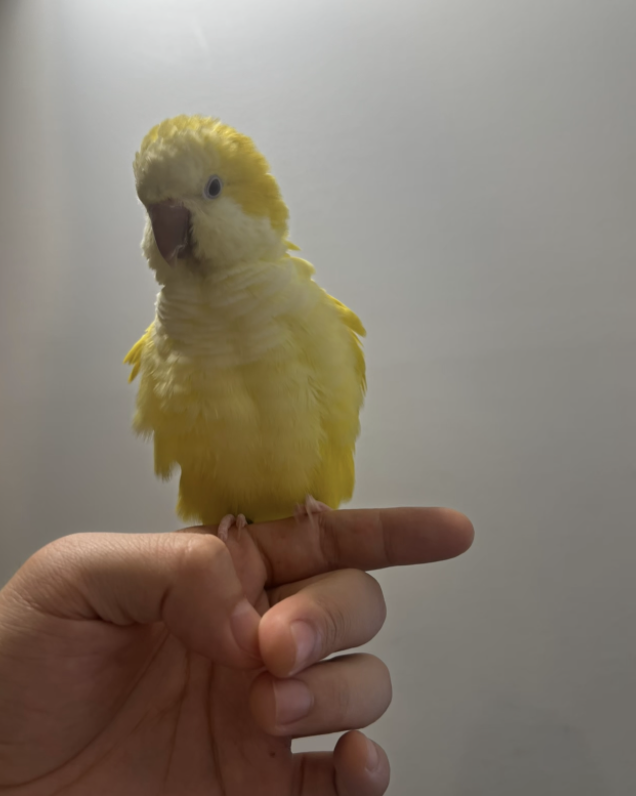
#> input picture assets/ascii/mimi-original.png, 636 x 796 px
$ python generate-ascii-art.py ../assets/ascii/mimi-original.png
#> lines starting #> are read from the running program, lines starting #| are printed output that depends on the picture
#> in main, img is the input picture: PIL image 636x796 RGBA; mean R, G, B, A 134.7, 124.3, 111.5, 255
#!/usr/bin/env python3
"""
Mimi Code - Photo to ANSI Terminal Art Generator
Converts a parrot photo into colored terminal ASCII art at multiple sizes.

Usage:
    python3 generate-ascii-art.py <image_path> [--width 80] [--output-dir ../assets/ascii/]
"""

import sys
import os
import argparse
from PIL import Image, ImageEnhance, ImageFilter

# ─── Character ramps (dark → light) ────────────────────────────────────────
CHARS_DETAILED = " .'`^\",:;Il!i><~+_-?][}{1)(|/tfjrxnuvczXYUJCLQ0OZmwqpdbkhao*#MW&8%B@$"
CHARS_SIMPLE   = " .:-=+*#%@"
CHARS_BLOCK    = " ░▒▓█"

# ─── ANSI color utilities ──────────────────────────────────────────────────

def rgb_to_ansi256(r, g, b):
    """Convert RGB to closest ANSI 256-color code."""
    if r == g == b:
        if r < 8: return 16
        if r > 248: return 231
        return round((r - 8) / 247 * 24) + 232
    return 16 + (36 * round(r / 255 * 5)) + (6 * round(g / 255 * 5)) + round(b / 255 * 5)

def rgb_to_truecolor_fg(r, g, b):
    """ANSI true-color foreground escape."""
    return f"\033[38;2;{r};{g};{b}m"

def rgb_to_truecolor_bg(r, g, b):
    """ANSI true-color background escape."""
    return f"\033[48;2;{r};{g};{b}m"

RESET = "\033[0m"

# ─── Image preprocessing ──────────────────────────────────────────────────

def preprocess_parrot(img, enhance_yellow=True):
    """Enhance the yellow parrot colors for better terminal display."""
#> called with enhance_yellow = True
    img = img.convert("RGB")
#> img: PIL image 636x796 RGB

    # Boost saturation
    enhancer = ImageEnhance.Color(img)
    img = enhancer.enhance(1.6)

    # Boost brightness slightly
    enhancer = ImageEnhance.Brightness(img)
    img = enhancer.enhance(1.2)
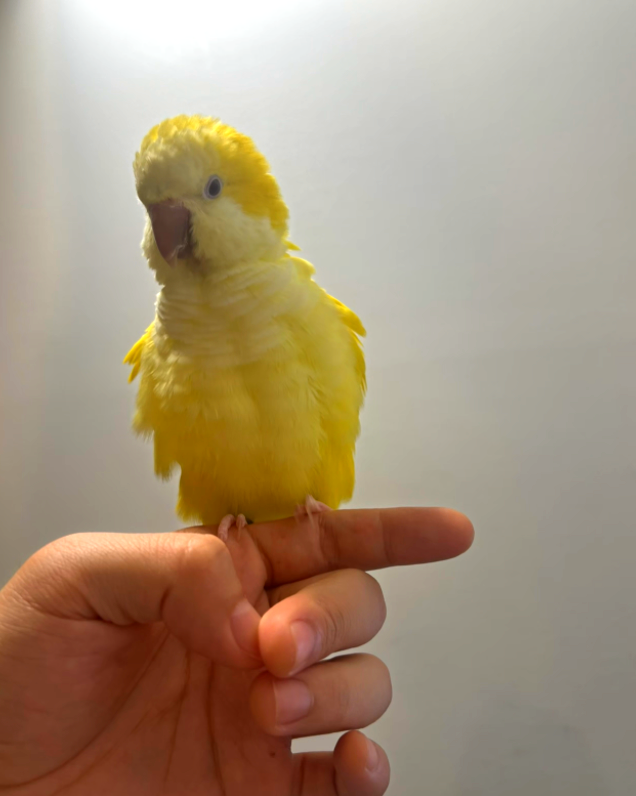
#> img: PIL image 636x796 RGB; mean R, G, B 166.9, 147.2, 122.7

    # Boost contrast
    enhancer = ImageEnhance.Contrast(img)
    img = enhancer.enhance(1.3)
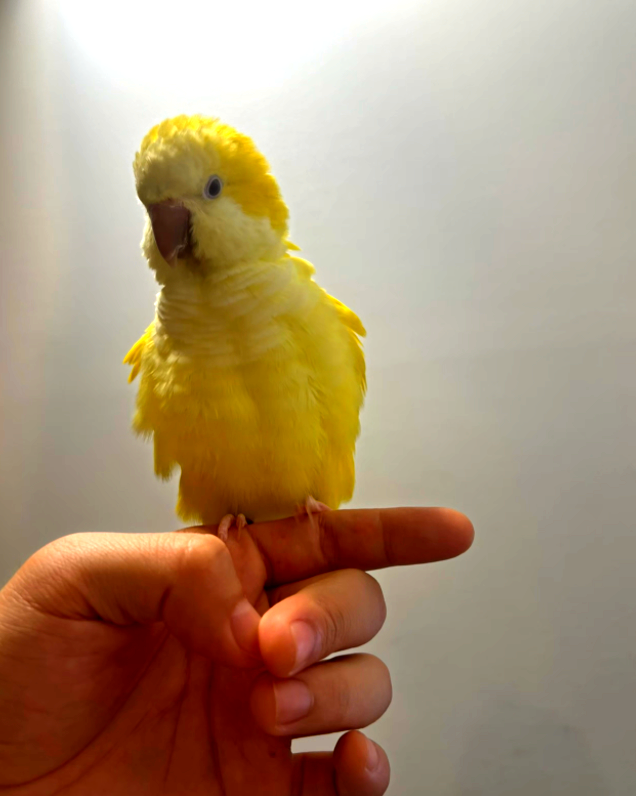
#> img: PIL image 636x796 RGB; mean R, G, B 170.5, 145.2, 117.1

    if enhance_yellow:
        # Shift colors toward golden yellow for the parrot
        pixels = img.load()
        w, h = img.size
#> w = 636; h = 796
        for y in range(h):
            for x in range(w):
                r, g, b = pixels[x, y]
                # Detect yellowish pixels and enhance them
                if r > 80 and g > 60 and b < r * 0.7:
                    # Push toward bright golden yellow
                    r = min(255, int(r * 1.3))
                    g = min(255, int(g * 1.2))
                    b = max(0, int(b * 0.6))
                    pixels[x, y] = (r, g, b)

    return img

def crop_subject(img, padding=0.05):
    """Auto-crop to the main subject (the parrot) with some padding."""
    gray = img.convert("L")
    # Find bounding box of non-background pixels
    # Use edge detection to find the subject
    edges = gray.filter(ImageFilter.FIND_EDGES)
    bbox = edges.getbbox()
    if bbox:
        w, h = img.size
        pad_x = int(w * padding)
        pad_y = int(h * padding)
        x1 = max(0, bbox[0] - pad_x)
        y1 = max(0, bbox[1] - pad_y)
        x2 = min(w, bbox[2] + pad_x)
        y2 = min(h, bbox[3] + pad_y)
        return img.crop((x1, y1, x2, y2))
    return img

# ─── ASCII Art Generators ─────────────────────────────────────────────────

def image_to_colored_ascii(img, width=80, char_ramp=CHARS_DETAILED):
    """Convert image to colored ASCII art with true-color ANSI codes."""
    w_orig, h_orig = img.size
    aspect = h_orig / w_orig
    height = int(width * aspect * 0.45)  # Terminal chars are ~2x tall

    img_resized = img.resize((width, height), Image.Resampling.LANCZOS)

    lines = []
    for y in range(height):
        line = ""
        for x in range(width):
            r, g, b = img_resized.getpixel((x, y))
            brightness = (0.299 * r + 0.587 * g + 0.114 * b) / 255
            char_idx = int(brightness * (len(char_ramp) - 1))
            char = char_ramp[char_idx]
            line += rgb_to_truecolor_fg(r, g, b) + char
        line += RESET
        lines.append(line)

    return "\n".join(lines)

def image_to_block_art(img, width=40):
    """Convert image to half-block (▀▄) art — 2 pixels per character."""
    w_orig, h_orig = img.size
    aspect = h_orig / w_orig
    height = int(width * aspect * 0.9)  # Each char = 2 vertical pixels
    if height % 2 != 0:
        height += 1

    img_resized = img.resize((width, height), Image.Resampling.LANCZOS)

    lines = []
    for y in range(0, height, 2):
        line = ""
        for x in range(width):
            r1, g1, b1 = img_resized.getpixel((x, y))
            if y + 1 < height:
                r2, g2, b2 = img_resized.getpixel((x, y + 1))
            else:
                r2, g2, b2 = 0, 0, 0

            # Upper half = foreground color, lower half = background color
            fg = rgb_to_truecolor_fg(r1, g1, b1)
            bg = rgb_to_truecolor_bg(r2, g2, b2)
            line += fg + bg + "▀"
        line += RESET
        lines.append(line)

    return "\n".join(lines)

def image_to_plain_ascii(img, width=80, char_ramp=CHARS_SIMPLE):
    """Convert image to plain (no color) ASCII art."""
    w_orig, h_orig = img.size
    aspect = h_orig / w_orig
    height = int(width * aspect * 0.45)

    gray = img.convert("L")
    gray = gray.resize((width, height), Image.Resampling.LANCZOS)

    lines = []
    for y in range(height):
        line = ""
        for x in range(width):
            brightness = gray.getpixel((x, y)) / 255
            char_idx = int(brightness * (len(char_ramp) - 1))
            line += char_ramp[char_idx]
        lines.append(line)

    return "\n".join(lines)

# ─── Banner generation ─────────────────────────────────────────────────────

def generate_startup_banner(version="0.1.0"):
    """Hand-crafted small startup banner with ANSI colors."""

    Y = "\033[38;2;255;215;0m"    # Golden yellow
    LY = "\033[38;2;255;245;157m"  # Light yellow (highlights)
    DY = "\033[38;2;204;164;0m"    # Dark yellow (shadows)
    BK = "\033[38;2;40;40;40m"     # Black (eye)
    BR = "\033[38;2;120;80;40m"    # Brown (beak)
    PK = "\033[38;2;220;170;170m"  # Pink (feet)
    GR = "\033[38;2;100;100;100m"  # Gray (text)
    WH = "\033[38;2;255;255;255m"  # White
    CY = "\033[38;2;100;200;200m"  # Cyan (accent)
    R = "\033[0m"

    banner = f"""
{GR}    ╭───────────────────────────────────────╮{R}
{GR}    │{R}  {DY}       ▄▄▄▄▄{R}                          {GR}│{R}
{GR}    │{R}  {Y}     ▄█▓▓▓▓▓█▄{R}                        {GR}│{R}
{GR}    │{R}  {Y}    █▓▓▓▓▓▓▓▓▓█{R}                       {GR}│{R}
{GR}    │{R}  {Y}   █▓▓{BK}◕{Y}▓▓▓▓▓▓▓█{R}                      {GR}│{R}
{GR}    │{R}  {Y}   █▓▓▓{BR}◗{Y}▓▓▓▓▓▓█{R}    {WH}M I M I  C O D E{R}  {GR}│{R}
{GR}    │{R}  {Y}    █▓▓▓▓▓▓▓▓█{R}     {GR}~chirp chirp!~{R}    {GR}│{R}
{GR}    │{R}  {LY}   █▓▓▓▓▓▓▓▓▓▓█{R}                      {GR}│{R}
{GR}    │{R}  {DY}    █▓▓▓▓▓▓▓▓█{R}    {GR}v{version}{R}             {GR}│{R}
{GR}    │{R}  {DY}     ▀█▓▓▓█▀{R}                          {GR}│{R}
{GR}    │{R}  {PK}       ╫╫ ╫╫{R}                          {GR}│{R}
{GR}    │{R}  {GR}      ─┴┴─┴┴─{R}                         {GR}│{R}
{GR}    ╰───────────────────────────────────────╯{R}
"""
    return banner

def generate_minimal_prompt():
    """Ultra-minimal parrot for use in prompts."""
    Y = "\033[38;2;255;215;0m"
    BK = "\033[38;2;40;40;40m"
    BR = "\033[38;2;120;80;40m"
    R = "\033[0m"
    return f"{Y}({BK}◕{Y}▓{BR}◗{Y}){R}"

def generate_thinking_frames():
    """Animated thinking spinner frames."""
    Y = "\033[38;2;255;215;0m"
    BK = "\033[38;2;40;40;40m"
    BR = "\033[38;2;120;80;40m"
    GR = "\033[38;2;150;150;150m"
    R = "\033[0m"

    bird = f"{Y}({BK}◕{Y}▓{BR}◗{Y}){R}"
    frames = [
        f"  {bird} {GR}～{R}",
        f"  {bird} {GR}～～{R}",
        f"  {bird} {GR}～～～{R}",
        f"  {bird} {GR}～～～～{R}",
    ]
    return frames

def generate_error_face():
    """Sad parrot for errors."""
    Y = "\033[38;2;255;215;0m"
    BK = "\033[38;2;40;40;40m"
    BR = "\033[38;2;120;80;40m"
    RD = "\033[38;2;255;80;80m"
    R = "\033[0m"
    return f"  {Y}({BK}◕{Y}﹏{BR}◗{Y}){R}  {RD}oops!{R}"

def generate_success_face():
    """Happy parrot for success."""
    Y = "\033[38;2;255;215;0m"
    BK = "\033[38;2;40;40;40m"
    BR = "\033[38;2;120;80;40m"
    GN = "\033[38;2;80;200;120m"
    R = "\033[0m"
    return f"  {Y}({BK}◕{Y}ᴗ{BR}◗{Y}){R}  {GN}done!{R}"

# ─── Main ──────────────────────────────────────────────────────────────────

def main():
    parser = argparse.ArgumentParser(description="Mimi Code ASCII Art Generator")
    parser.add_argument("image", nargs="?", help="Path to parrot image")
    parser.add_argument("--width", type=int, default=80, help="Width in characters")
    parser.add_argument("--output-dir", default="../assets/ascii/", help="Output directory")
    parser.add_argument("--mode", choices=["all", "banner", "photo"], default="all")
    parser.add_argument("--preview", action="store_true", help="Preview in terminal")
    args = parser.parse_args()

    output_dir = os.path.abspath(args.output_dir)
    os.makedirs(output_dir, exist_ok=True)

    # ── Always generate hand-crafted banners ──
    if args.mode in ("all", "banner"):
        print("🦜 Generating hand-crafted banners...")

        banner = generate_startup_banner()
        with open(os.path.join(output_dir, "banner-startup.ansi"), "w") as f:
            f.write(banner)

        prompt = generate_minimal_prompt()
        with open(os.path.join(output_dir, "prompt-icon.ansi"), "w") as f:
            f.write(prompt)

        frames = generate_thinking_frames()
        with open(os.path.join(output_dir, "spinner-frames.ansi"), "w") as f:
            f.write("\n---\n".join(frames))

        error = generate_error_face()
        with open(os.path.join(output_dir, "face-error.ansi"), "w") as f:
            f.write(error)

        success = generate_success_face()
        with open(os.path.join(output_dir, "face-success.ansi"), "w") as f:
            f.write(success)

        if args.preview:
            print("\n━━━ Startup Banner ━━━")
            print(banner)
            print("━━━ Prompt Icon ━━━")
            print(f"  {prompt}")
            print("\n━━━ Thinking Frames ━━━")
            for f in frames:
                print(f"  {f}")
            print(f"\n━━━ Error: {error}")
            print(f"━━━ Success: {success}")

        print(f"  ✓ Saved to {output_dir}/")

    # ── Generate from photo if provided ──
    if args.image and args.mode in ("all", "photo"):
        print(f"\n🦜 Processing {args.image}...")
        img = Image.open(args.image)
        img = preprocess_parrot(img)
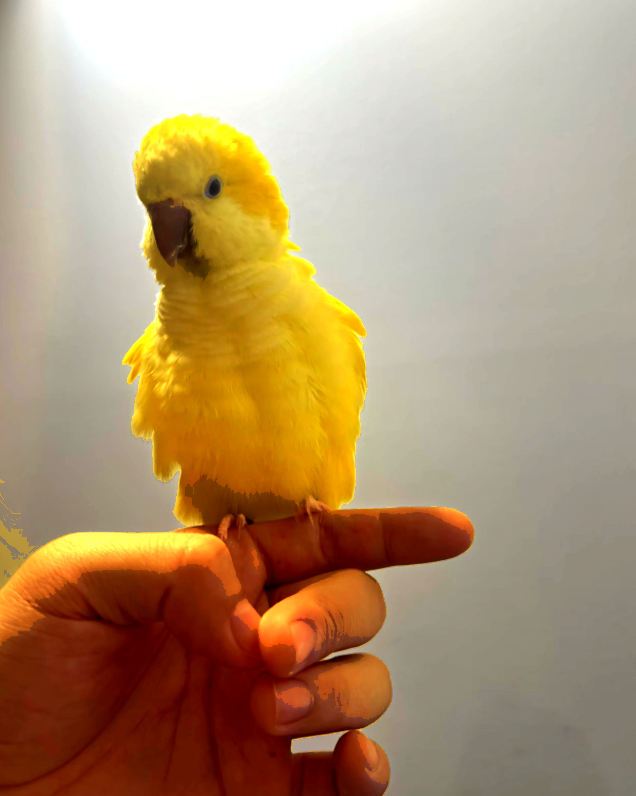
#> img: PIL image 636x796 RGB; mean R, G, B 178, 149.4, 114.6

        sizes = {
            "small":  {"width": 40, "suffix": "sm"},
            "medium": {"width": 60, "suffix": "md"},
            "large":  {"width": 80, "suffix": "lg"},
            "xlarge": {"width": 120, "suffix": "xl"},
        }

        for name, cfg in sizes.items():
            w = cfg["width"]
            suffix = cfg["suffix"]

            # Colored ASCII art
            colored = image_to_colored_ascii(img, width=w)
            with open(os.path.join(output_dir, f"parrot-colored-{suffix}.ansi"), "w") as f:
                f.write(colored)

            # Block art (half the width needed)
            block = image_to_block_art(img, width=w // 2)
            with open(os.path.join(output_dir, f"parrot-block-{suffix}.ansi"), "w") as f:
                f.write(block)

            # Plain ASCII (no color)
            plain = image_to_plain_ascii(img, width=w)
            with open(os.path.join(output_dir, f"parrot-plain-{suffix}.txt"), "w") as f:
                f.write(plain)

            print(f"  ✓ {name}: {w} chars wide")
#> this loop made 4 passes
#> pass 1, in image_to_colored_ascii, `img_resized = img.resize((width, height), Image.Resampling.LANCZOS)`:
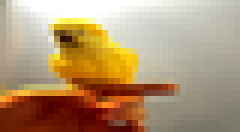
#> img_resized: PIL image 40x22 RGB (shown 6 times larger); mean R, G, B 178, 149.4, 114.7
#> pass 1, in image_to_block_art, `img_resized = img.resize((width, height), Image.Resampling.LANCZOS)`:
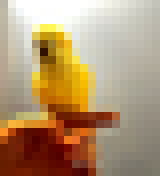
#> img_resized: PIL image 20x22 RGB (shown 8 times larger); mean R, G, B 178, 149.4, 114.8
#> pass 1, in image_to_plain_ascii, `gray = img.convert("L")`:
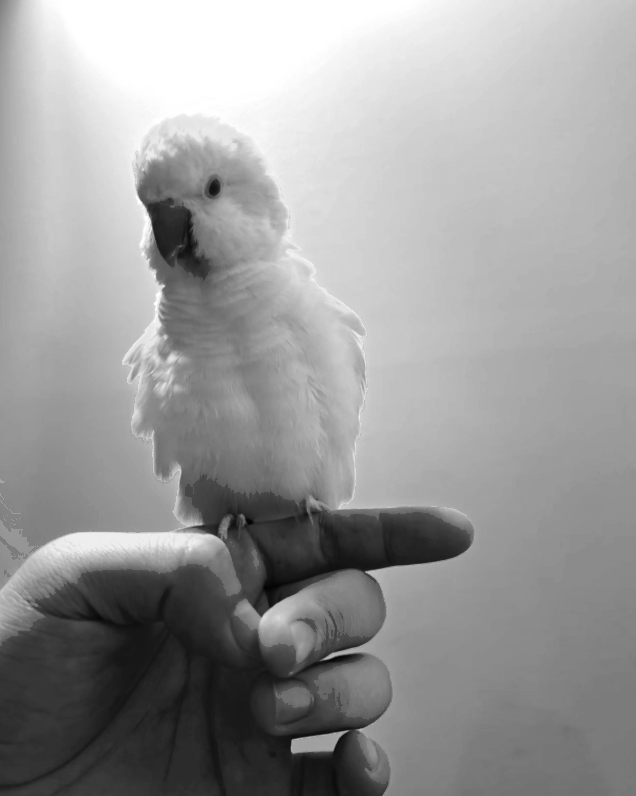
#> gray: PIL image 636x796 L; min 3, max 255, mean 154
#> pass 1, in image_to_plain_ascii, `gray = gray.resize((width, height), Image.Resampling.LANCZOS)`:
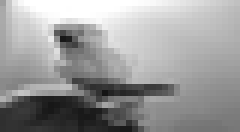
#> gray: PIL image 40x22 L (shown 6 times larger); min 20, max 255, mean 154

        if args.preview:
            print("\n━━━ Medium Colored ASCII ━━━")
            print(image_to_colored_ascii(img, width=60))
            print("\n━━━ Small Block Art ━━━")
            print(image_to_block_art(img, width=25))

    if not args.image and args.mode == "photo":
        print("Error: --mode photo requires an image path")
        sys.exit(1)

    print("\n🦜 All done! chirp chirp!")

if __name__ == "__main__":
    main()
